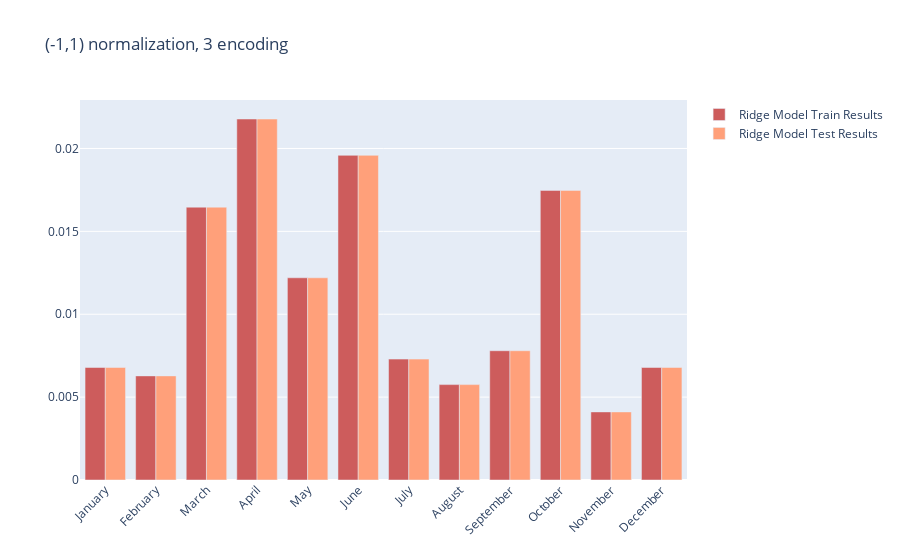

The notebook cell this image was saved under:
### Code cell
data = result

fig = go.Figure()
fig.add_trace(go.Bar(x=data["months"],y=data["ridge_test"],name='Ridge Model Train Results', marker_color='indianred'))

fig.add_trace(go.Bar(x=data["months"], y=data["ridge_test"], name='Ridge Model Test Results',marker_color='lightsalmon'))

# Here we modify the tickangle of the xaxis, resulting in rotated labels.
fig.update_layout(barmode='group', xaxis_tickangle=-45,title="(-1,1) normalization, 3 encoding")
fig.show()

### Figure 1 — Plotly figure (JSON) as saved in the notebook; plotly's stock layout.template omitted (floating-point values rounded to 4 significant figures)
{"data": [{"marker": {"color": "indianred"}, "name": "Ridge Model Train Results", "type": "bar", "x": ["January", "February", "March", "April", "May", "June", "July", "August", "September", "October", "November", "December"], "y": [0.006789, 0.006281, 0.01646, 0.02178, 0.0122, 0.01959, 0.007293, 0.005755, 0.007799, 0.01747, 0.004107, 0.006789]}, {"marker": {"color": "lightsalmon"}, "name": "Ridge Model Test Results", "type": "bar", "x": ["January", "February", "March", "April", "May", "June", "July", "August", "September", "October", "November", "December"], "y": [0.006789, 0.006281, 0.01646, 0.02178, 0.0122, 0.01959, 0.007293, 0.005755, 0.007799, 0.01747, 0.004107, 0.006789]}], "layout": {"barmode": "group", "title": {"text": "(-1,1) normalization, 3 encoding"}, "xaxis": {"tickangle": -45}}}
